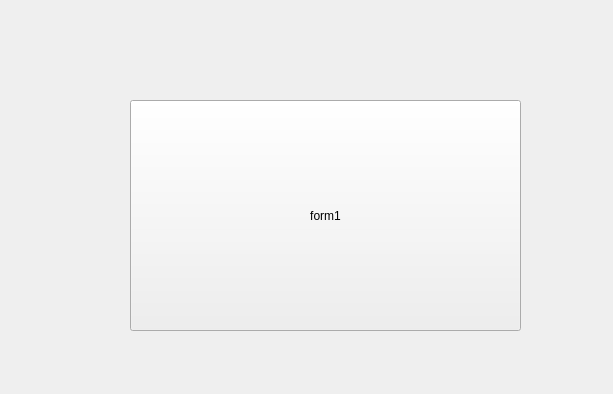
<?xml version="1.0" encoding="UTF-8"?>
<ui version="4.0">
 <class>Form1</class>
 <widget class="QWidget" name="Form1">
  <property name="geometry">
   <rect>
    <x>0</x>
    <y>0</y>
    <width>613</width>
    <height>394</height>
   </rect>
  </property>
  <property name="windowTitle">
   <string>Form</string>
  </property>
  <widget class="QPushButton" name="pushButton">
   <property name="geometry">
    <rect>
     <x>130</x>
     <y>100</y>
     <width>391</width>
     <height>231</height>
    </rect>
   </property>
   <property name="text">
    <string>form1</string>
   </property>
  </widget>
 </widget>
 <resources/>
 <connections/>
</ui>
